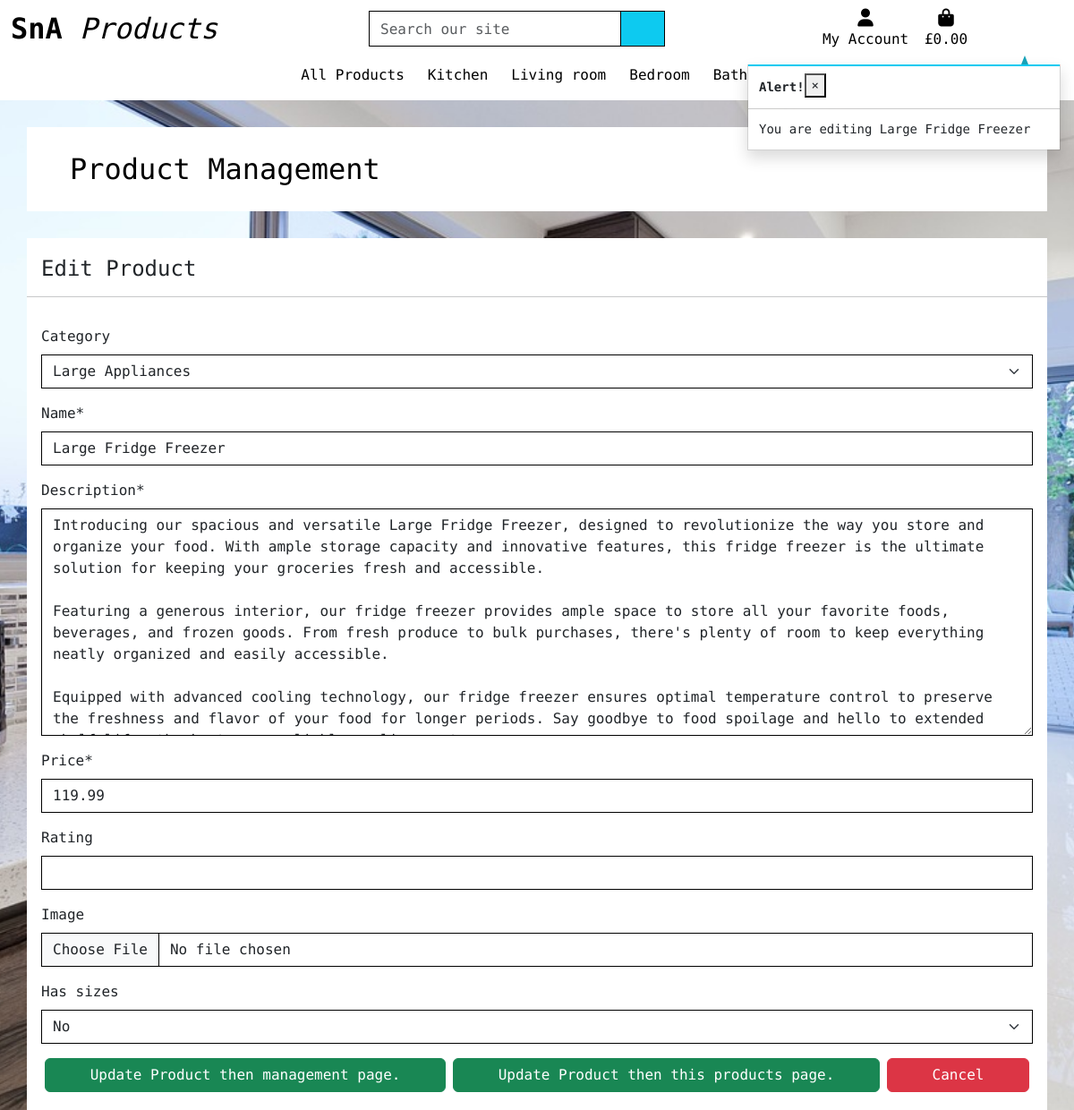
The page /products/edit_product/2/ (signed in) on the database as committed earlier.
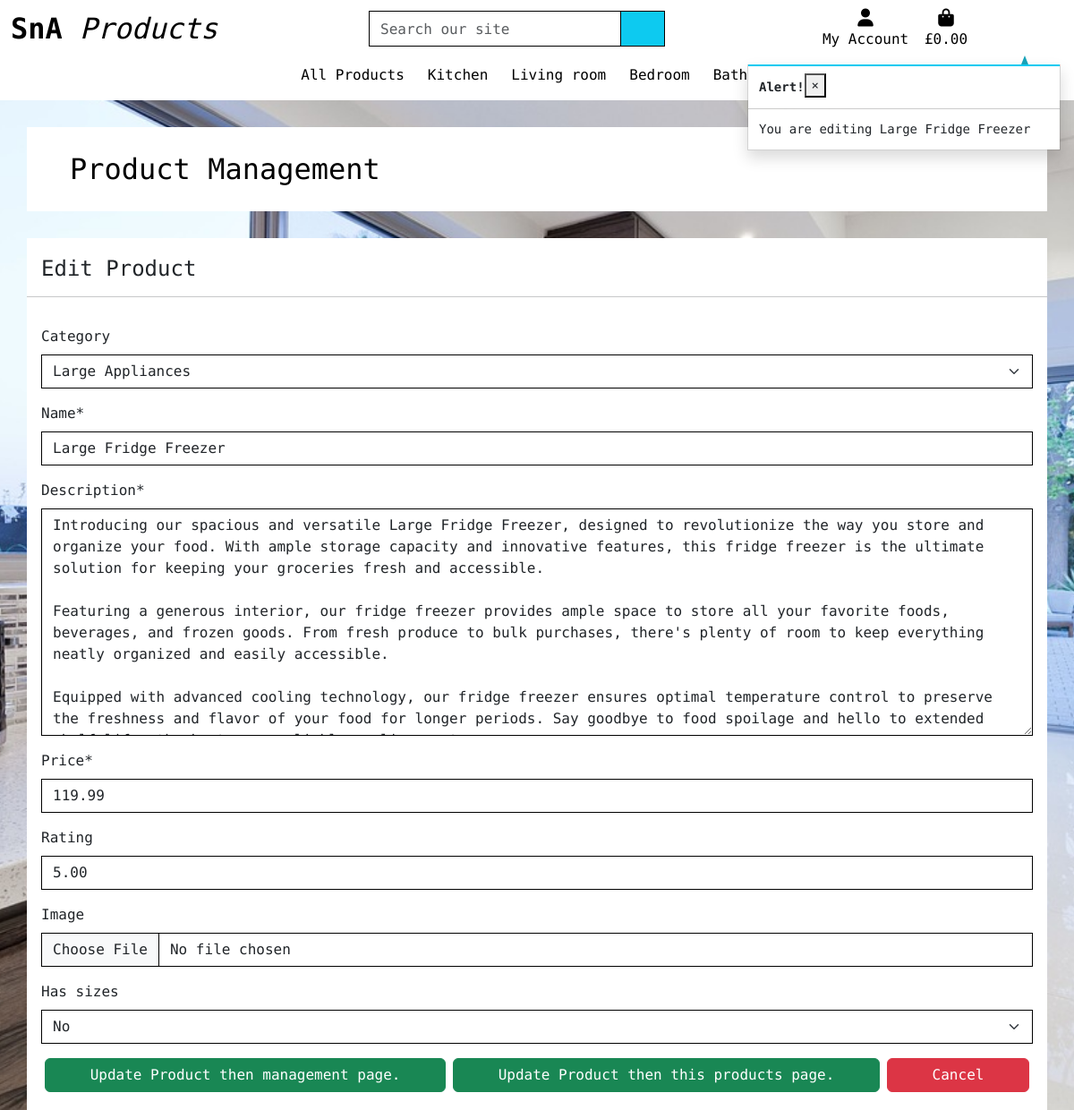
The same page on the database as committed later.
### products/models.py (models this page shows, shortened)
class Product(models.Model):
    category = models.ForeignKey('Category', limit_choices_to={'type': 1},  null=True, blank=True,
                                 on_delete=models.SET_NULL, default=18)
    sku = models.CharField(max_length=254, unique=True, editable=False)
    name = models.CharField(max_length=254)
    description = models.TextField()
    price = models.DecimalField(max_digits=6, decimal_places=2)
    rating = models.DecimalField(max_digits=6, decimal_places=2, null=True, blank=True)
    image = CloudinaryField('image', default='placeholder')
    has_sizes = models.BooleanField(null=True, blank=True, default=False)

### products/views.py (the view)
# urls.py: path('edit_product/<int:product_id>/', views.edit_product, name='edit_product'),
@login_required
def edit_product(request, product_id):
    if not request.user.is_superuser:
        messages.error(request, 'Sorry, only shop admins can do that.')
        return redirect(reverse('home'))
    product = get_object_or_404(Product, pk=product_id)
    if request.method == 'POST':
        if "cancel" in request.POST:
            product_form = ProductManagementForm()
            return redirect(reverse('manage_products'))
        else:
            product_form = ProductManagementForm(request.POST, request.FILES, instance=product)
            if product_form.is_valid():
                product_form.save()
                product_form = ProductManagementForm()
                messages.success(request, 'Product updated successfully')
                if "view" in request.POST:
                    return redirect(reverse('product_detail',
                                            args=[product_id]))
                elif "manage" in request.POST:
                    return redirect(reverse('manage_products'))
            else:
                messages.error(request, 'Failed to edit product. '
                                        'Please ensure the form is valid.')
    else:
        product_form = ProductManagementForm(instance=product)
        messages.info(request, f'You are editing {product.name}')
    template = 'products/edit_product.html'
    context = {
        'form': product_form,
        'product': product,
    }
    return render(request, template, context)

### products/forms.py
class ProductManagementForm(forms.ModelForm):
    class Meta:
        model = Product
        fields = '__all__'
    image = forms.ImageField(label='Image', required=False, widget=CustomClearableFileInput)
    def __init__(self, *args, **kwargs):
        super().__init__(*args, **kwargs)
        parent_categories = Category.objects.filter(type=0)
        choices = []
        for parent in parent_categories:
            if parent.name == "misc":
                display_name = parent.get_display_name() + " (Default)"
                choices.insert(0, (parent.id, display_name))  # add as flat option
            else:
                children_in_parent = Category.objects.filter(parent=parent)
                category_choices = [
                    (category.id, category.get_display_name()) for category in children_in_parent
                ]
                choices.append((parent.get_display_name(), category_choices))  # add as optgroup
        self.fields['category'].choices = choices
        for field_name, field in self.fields.items():
            field.widget.attrs['class'] = 'border-black rounded-0'

### products/models.py (called while the page is built)
    def get_display_name(self):
        return self.display_name

### products/templates/products/edit_product.html (shortened to what this page needs)
{% extends "base.html" %}
{% load crispy_forms_filters %}
{% load static %}
{% block nav-includes %}
{% include 'includes/site-nav.html' %}
{% endblock %}
{% block content %}
    <div class="container-md floating_container px-4 py-1">
        <h2 class="m-4"><a href="{% url 'manage_products' %}" class="no-link-decoration">Product Management</a></h2>
    </div>
    <div class="container-md floating_container py-1">
        <h4 class="m-3">Edit Product</h4>
        <hr>
        <div class="row product-container p-2">
            <div class="col-12 container product-img-container" id="product-img-container">
                <form method="POST" action="{% url 'edit_product' product.id %}" class="form m-2" enctype="multipart/form-data">
                    {{ form | crispy }}
                    <div class="row">
                        <div class="btn-group col-8 w-100 d-flex justify-content-between">
                            <button class="btn btn-success rounded-2 mx-1" name="manage" type="submit">Update Product then management page.</button>
                            <button class="btn btn-success rounded-2 mx-1" name="view" type="submit">Update Product then this products page.</button>
                            <button class="btn btn-danger rounded-2 mx-1" name="cancel" type="submit">Cancel</button>
                        </div>
                    </div>
                </form>
            </div>
        </div>
    </div>
{% endblock content %}

Rows that differ between the two databases and show on the page:
changed Product "Large Appliances": rating (not shown) → "5.00"
